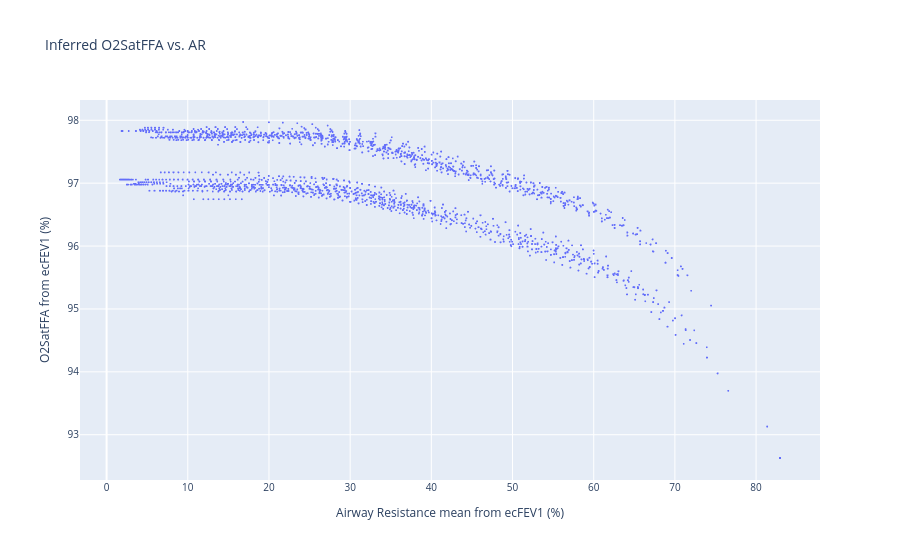

Write notebook code for a chart like this one.
### Code cell
# Add title: inferred O2SatFFA from ecFEV1 vs. AR
title = "Inferred O2SatFFA vs. AR"
fig = px.scatter(
    df,
    x="Airway Resistance mean from ecFEV1 (%)",
    y="O2SatFFA from ecFEV1 (%)",
    title=title,
    hover_data=["ID", "ecFEV1"],
)
# Reduce marker size
fig.update_traces(marker=dict(size=2))
fig.update_layout(font=dict(size=10), title=title)
fig.show()

### Figure 1 — Plotly figure (JSON) as saved in the notebook; plotly's stock layout.template omitted (floating-point values rounded to 4 significant figures; data arrays with more than 128 entries replaced by an {"elided": "..."} marker saying what was removed)
{"data": [{"customdata": {"elided": "20397x2 float values"}, "hovertemplate": "Airway Resistance mean from ecFEV1 (%)=%{x}<br>O2SatFFA from ecFEV1 (%)=%{y}<br>ID=%{customdata[0]}<br>ecFEV1=%{customdata[1]}<extra></extra>", "legendgroup": "", "marker": {"color": "#636efa", "size": 2, "symbol": "circle"}, "mode": "markers", "name": "", "showlegend": false, "type": "scattergl", "x": {"elided": "20397 float values"}, "xaxis": "x", "y": {"elided": "20397 float values"}, "yaxis": "y"}], "layout": {"font": {"size": 10}, "legend": {"tracegroupgap": 0}, "title": {"text": "Inferred O2SatFFA vs. AR"}, "xaxis": {"anchor": "y", "domain": [0, 1], "title": {"text": "Airway Resistance mean from ecFEV1 (%)"}}, "yaxis": {"anchor": "x", "domain": [0, 1], "title": {"text": "O2SatFFA from ecFEV1 (%)"}}}}
